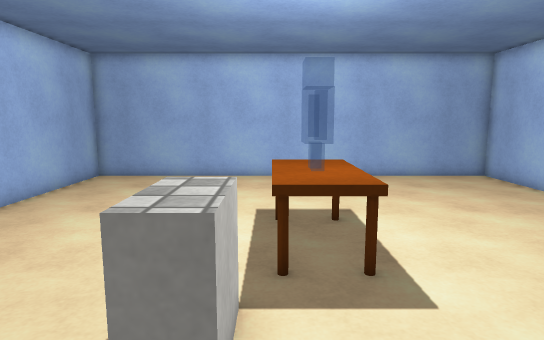
View 1 (above)

12 first-person views from a walk through a scene from a Unity 3-D project. The camera is 1.4 m above the floor, tilts 8° down and sees 75° across. The floor is counted in squares, 0.5 m on a side. Each view is taken from the middle of a square. On the plan, view 1 faces up. The plan holds only what a view shows up to about 20 squares ahead; the rest is blank. The player is left out. Surface patterns are stand-ins for the level's own textures.

View 2
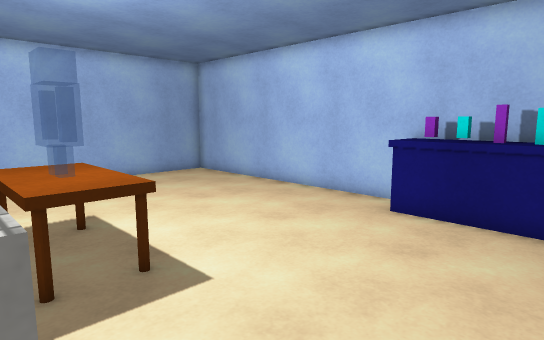

View 3
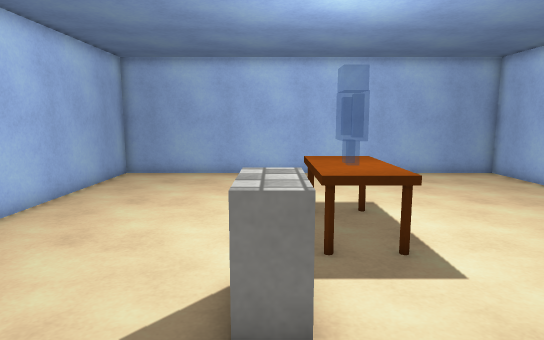

View 4
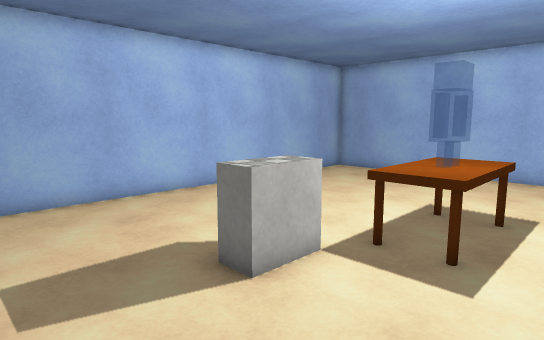

View 5
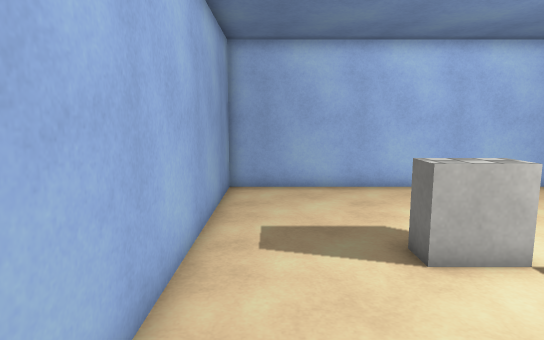

View 6
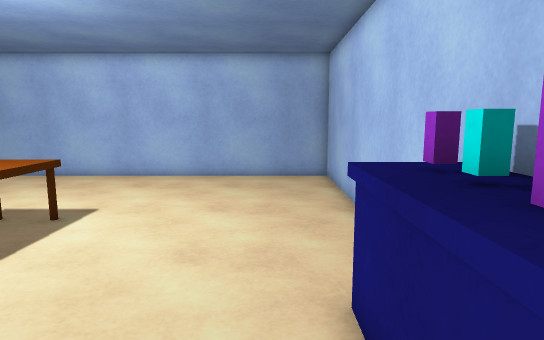

View 7
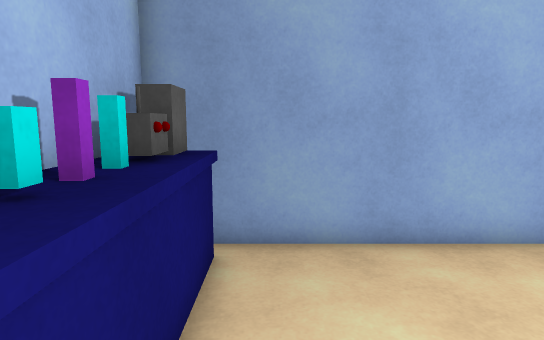

View 8
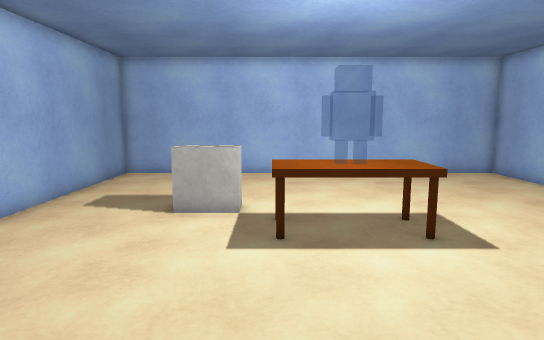

View 9
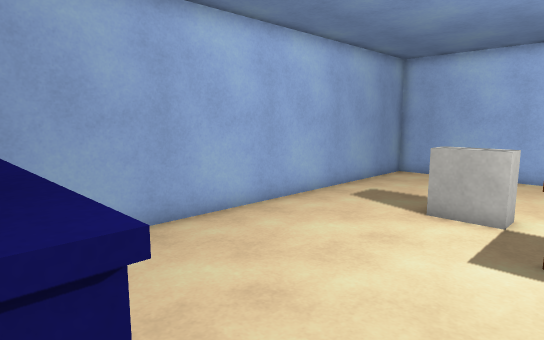

View 10
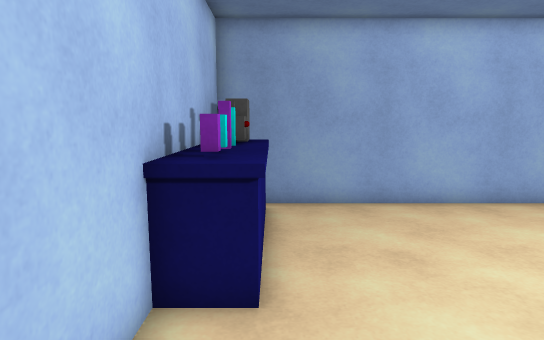

View 11
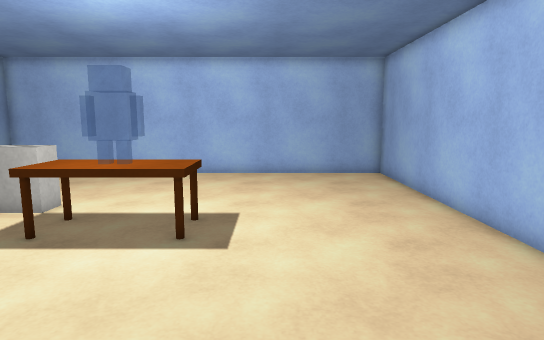

View 12
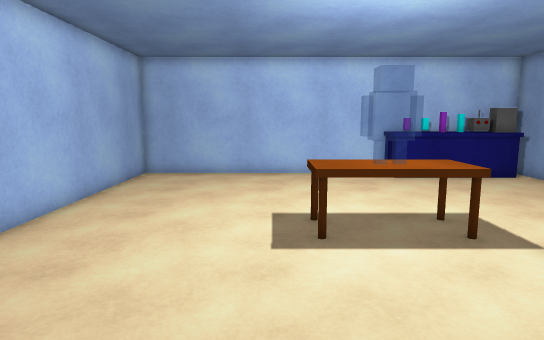

### Floor plan
Points are (right, up) in squares from view 1. A wall is a line through its corners. A room is listed if a view was taken in it or the views show most of it. See-through windows are left out.
Room 1 (views 1, 2, 3, 4, 5, 6, 7, 8, 9, 10, 11, 12)
walls: (9.2, -1.1) (9.2, 5) (10.9, 5); (-8.8, -1.8) (10.8, -1.8) (10.8, 17.8) (-8.8, 17.8) (-8.8, -1.8)
objects: other object (-2, 3) to (-1, 5); other object (0, 6) to (2, 10); other object (10, 1); other object (10, 3); other object (10, 4)

Where each view was taken, in squares from view 1:
view 1: 0 up, 0 right, facing up
view 2: 0 up, 1 left, facing up-right
view 3: 1 down, 1 left, facing up
view 4: 1 down, 4 right, facing up-left
view 5: 0 up, 6 right, facing left
view 6: 0 up, 8 right, facing up
view 7: 6 up, 8 right, facing down
view 8: 6 up, 10 right, facing left
view 9: 7 up, 10 right, facing down-left
view 10: 10 up, 9 right, facing down
view 11: 12 up, 10 right, facing left
view 12: 11 up, 8 left, facing right
